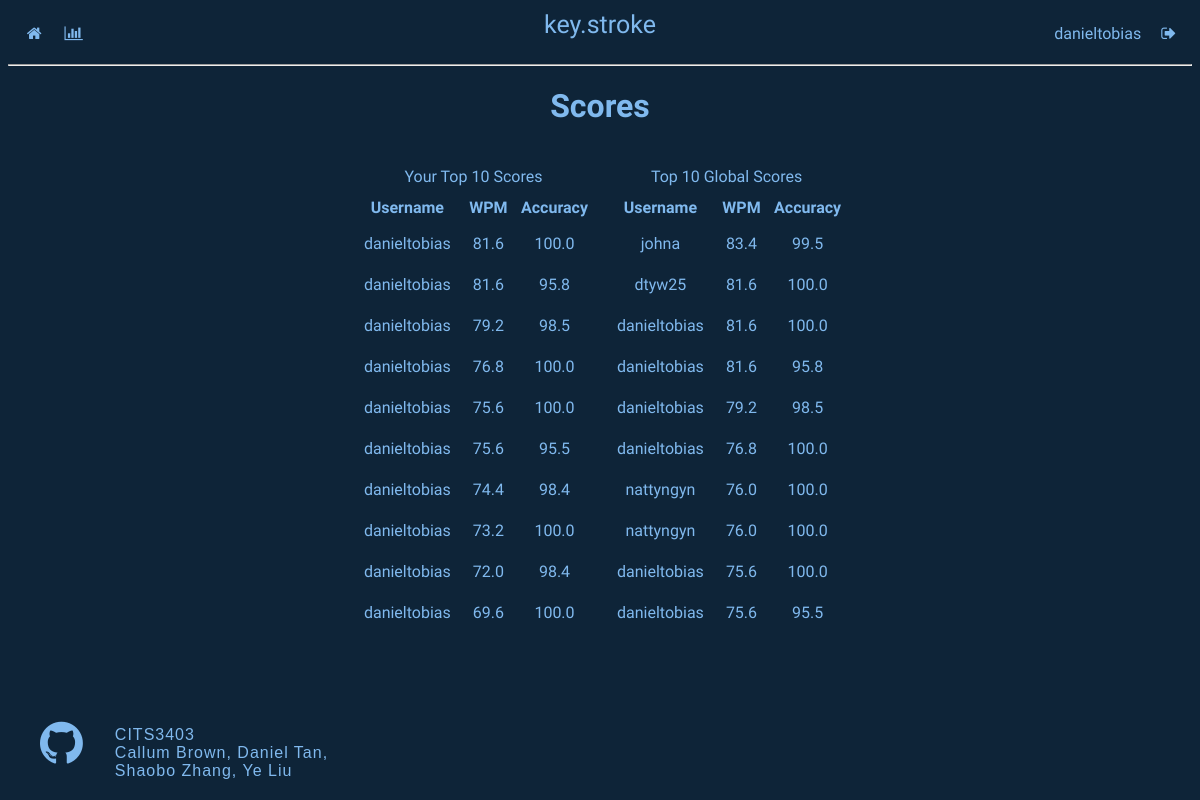
Screenshot of /scores (signed in) with the database file from the repository.
### app/models.py (models this page shows, shortened)
class User(UserMixin, db.Model):
    id = db.Column(db.Integer, primary_key=True)
    username = db.Column(db.String(64), index=True, unique=True)
    email = db.Column(db.String(128), index=True, unique=True)
    password_hash = db.Column(db.String(128))
    scores = db.relationship('Score', backref='author', lazy='dynamic')

class Score(db.Model):
    id = db.Column(db.Integer, primary_key=True)
    username = db.Column(db.String(64))
    score = db.Column(db.Float, index=True, nullable=True) #WPM
    accuracy = db.Column(db.Float, index=True, nullable=True) #accuracy
    user_id = db.Column(db.Integer, db.ForeignKey('user.id'))

### app/routes.py (the view)
@app.route('/scores', methods=['GET','POST'])
@login_required
def scores():
    if current_user.is_authenticated:
        user_username = current_user.username
        user_iden = current_user.id
        top10Score = Score.query.filter_by(user_id=user_iden).order_by(Score.score.desc()).limit(10).all()
        globaltop10 = Score.query.order_by(Score.score.desc()).limit(10).all()
    return render_template('scores.html', username = user_username, user_id=user_iden, myScore=top10Score, globaltop10=globaltop10)

### app/models.py (called while the page is built)
@login.user_loader
def load_user(user_id):
    return User.query.get(int(user_id))

### app/templates/scores.html (shortened to what this page needs)
{% extends "base.html" %}
{% block head %}
<link rel= "stylesheet" type= "text/css" href="{{ url_for('static',filename='stylesheets/base.css') }}">
<link rel= "stylesheet" type= "text/css" href="{{ url_for('static',filename='stylesheets/scores.css') }}">
{% endblock %}
{% block content %}
    <body>
        <h1>Scores</h1>
        <div class='container'>
            <table id='records'>
                <caption>Your Top 10 Scores</caption>
                <tr>
                    <th>Username</th>
                    <th>WPM</th>
                    <th>Accuracy</th>
                </tr>
            {% for score in myScore %}
                <tr>
                    <td>{{ score.username }}</td>
                    <td>{{ score.score  }}</td>
                    <td>{{ score.accuracy }}</td>
                </tr>
            {% endfor %}
            </table>
            <table id='global'>
                    <caption>Top 10 Global Scores</caption>
                    <tr>
                        <th>Username</th>
                        <th>WPM</th>
                        <th>Accuracy</th>
                    </tr>
                {% for score in globaltop10 %}
                    <tr>
                        <td>{{ score.username }}</td>
                        <td>{{ score.score  }}</td>
                        <td>{{ score.accuracy }}</td>
                    </tr>
                {% endfor %}
                </table>
        </div>
    </body>
{% endblock %}

### app/templates/base.html (shortened to what this page needs)
<!DOCTYPE html>
<html lang="en">
<head>
    <link rel="stylesheet" href="https://cdnjs.cloudflare.com/ajax/libs/font-awesome/4.7.0/css/font-awesome.min.css">
    {% block head %} {% endblock %}
</head>
<body>
    <div class="topnav">
        <div class='topnav-left'>
            <a href="{{ url_for('home') }}"><i class="fa fa-fw fa-home"></i></a>
            <a href="{{ url_for('scores') }}"><i class="fa fa-bar-chart"></i></a>
        </div>
        <div class='logo'><span><a href="{{ url_for('home') }}">key.stroke</a></span></div>
        <div class='topnav-right' style="margin-left: auto; order: 2">
            {% if current_user.is_anonymous %}
                <a href="{{ url_for('register') }}"><i class="fa fa-fw fa-user"></i></a>
                <a href="{{ url_for('login') }}"><i class="fa fa-sign-in"></i></a>
            {% else %}
                <a href="{{ url_for('user', username=current_user.username) }}">{{current_user.username}}</a>
                <a href="{{ url_for('logout') }}"><i class="fa fa-sign-out"></i></a>
            {% endif %}
        </div>
    </div>
    <hr>
    {% block content %} {% endblock %}
    <div class="credits" style="position: absolute; bottom: 0; width: 30%">
        <a href="https://github.com/danieltobiastan/reimagined-octo-parakeet"><i class="fa fa-github" style="float: left; font-size: 50px; padding: 2rem"></i></a>
        <p style="text-align: left; margin-top: 40px; font-family: 'Gill Sans', 'Gill Sans MT', Calibri, 'Trebuchet MS', sans-serif; letter-spacing: 1px">CITS3403<br>Callum Brown, Daniel Tan, Shaobo Zhang, Ye Liu</p>
    </div>
</body>
</html>

### app/static/stylesheets/base.css (style rules this page uses)
.topnav { height: 1em; background-color: rgb(14, 36, 56); padding: 1em; font-family: 'Anonymous Pro', monospace; word-spacing: 1em; display: flex; }
.logo { margin: auto; position: absolute; left: 50%; margin-right: -50%; transform: translate(-50%, -50%); font-size: 25px }
a, a:hover { color: rgb(128, 185, 238); text-decoration: none }

### app/static/stylesheets/scores.css (style rules this page uses)
body { background-color: rgb(14, 36, 56); color: rgb(128, 185, 238); font-family: 'Anonymous Pro', monospace; text-align: center }
table, th, td { padding: 5px; }
td { padding: 10px; }
#global, #records { float: left; }
.container { padding: 20px; display: flex; justify-content: center; }

### rows the page displays
User: username "danieltobias"
Score: username "danieltobias", score "81.6", accuracy "100.0"
Score: username "danieltobias", score "81.6", accuracy "95.8"
Score: username "danieltobias", score "79.2", accuracy "98.5"
Score: username "danieltobias", score "76.8", accuracy "100.0"
Score: username "danieltobias", score "75.6", accuracy "100.0"
Score: username "danieltobias", score "75.6", accuracy "95.5"
Score: username "danieltobias", score "74.4", accuracy "98.4"
Score: username "danieltobias", score "73.2", accuracy "100.0"
Score: username "danieltobias", score "72.0", accuracy "98.4"
Score: username "danieltobias", score "69.6", accuracy "100.0"
Score: username "johna", score "83.4", accuracy "99.5"
Score: username "dtyw25", score "81.6", accuracy "100.0"
Score: username "nattyngyn", score "76.0", accuracy "100.0"
Score: username "nattyngyn", score "76.0", accuracy "100.0"
